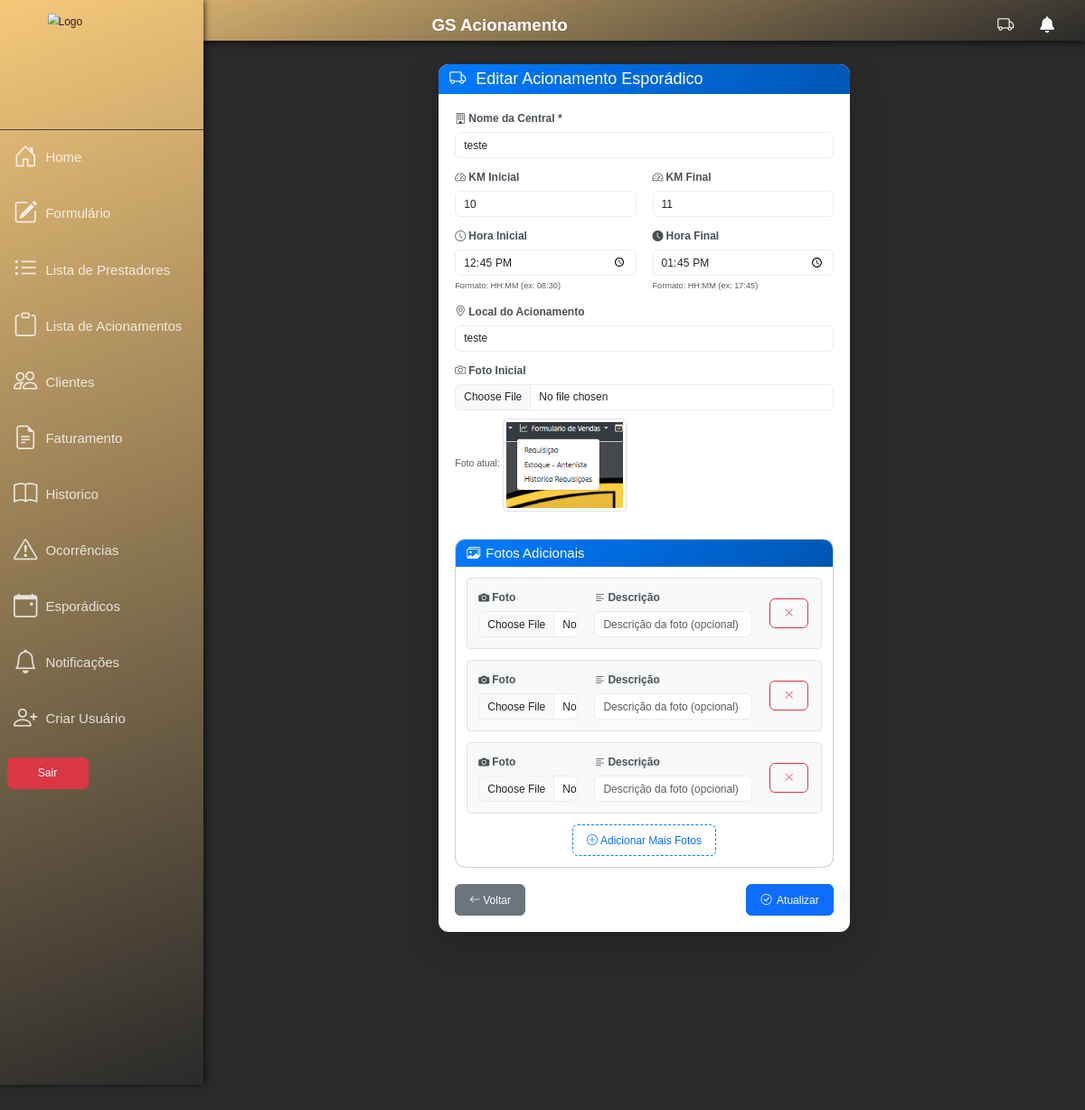
Page /esporadico/esporadico/3/editar/ (signed in) on the committed database.
### esporadico/models.py (models this page shows, shortened)
class Esporadico(models.Model):
    nome_central = models.CharField(max_length=255)
    data_acionamento = models.DateTimeField(auto_now_add=True, verbose_name='Data e Hora do Acionamento')
    km_inicial = models.IntegerField(null=True, blank=True)
    foto_inicial = models.ImageField(upload_to='fotos_esporadicos/', null=True, blank=True)
    km_final = models.IntegerField(null=True, blank=True)
    local_acionamento = models.CharField(max_length=255, null=True, blank=True)
    criado_por = models.ForeignKey(User, on_delete=models.CASCADE, verbose_name='Criado por', related_name='esporadicos_criados', null=True, blank=True)
    hora_inicial = models.TimeField(null=True, blank=True, verbose_name='Hora Inicial')
    hora_final = models.TimeField(null=True, blank=True, verbose_name='Hora Final')
    valor_atribuido = models.DecimalField(max_digits=10, decimal_places=2, null=True, blank=True, verbose_name='Valor Atribuído')
    valor_calculado = models.DecimalField(max_digits=15, decimal_places=2, null=True, blank=True, verbose_name='Valor Calculado')
    class Meta:
        verbose_name = 'Acionamento Esporádico'
        verbose_name_plural = 'Acionamentos Esporádicos'
        ordering = ['-data_acionamento']

### esporadico/views.py (the view)
# urls.py: path('esporadico/<int:pk>/editar/', esporadico_update_view, name='esporadico_update'),
def esporadico_update_view(request, pk):
    esporadico = get_object_or_404(Esporadico, pk=pk)
    if esporadico.criado_por != request.user:
        raise PermissionDenied("Você não tem permissão para editar este registro.")
    if request.method == 'POST':
        form = EsporadicoUpdateForm(request.POST, request.FILES, instance=esporadico)
        formset = FotoEsporadicoFormSet(request.POST, request.FILES, instance=esporadico)
        if form.is_valid() and formset.is_valid():
            form.save()
            formset.save()
            messages.success(request, 'Acionamento esporádico atualizado com sucesso!')
            return redirect('esporadico_list')
    else:
        form = EsporadicoUpdateForm(instance=esporadico)
        formset = FotoEsporadicoFormSet(instance=esporadico)
    context = {
        'form': form,
        'formset': formset,
        'object': esporadico,
    }
    return render(request, 'esporadico_form.html', context)

### esporadico/forms.py
class EsporadicoUpdateForm(forms.ModelForm):
    class Meta:
        model = Esporadico
        fields = ['nome_central', 'km_inicial', 'foto_inicial', 'km_final', 'local_acionamento', 'hora_inicial', 'hora_final']
        widgets = {
            'nome_central': forms.TextInput(attrs={'class': 'form-control', 'placeholder': 'Digite o nome da central'}),
            'km_inicial': forms.NumberInput(attrs={'class': 'form-control', 'placeholder': 'KM inicial'}),
            'km_final': forms.NumberInput(attrs={'class': 'form-control', 'placeholder': 'KM final'}),
            'local_acionamento': forms.TextInput(attrs={'class': 'form-control', 'placeholder': 'Local do acionamento'}),
            'foto_inicial': forms.FileInput(attrs={'class': 'form-control'}),
            'hora_inicial': forms.TimeInput(attrs={'class': 'form-control', 'type': 'time'}),
            'hora_final': forms.TimeInput(attrs={'class': 'form-control', 'type': 'time'}),
        }

### esporadico/templates/esporadico_form.html (shortened to what this page needs)
{% extends 'base.html' %}
{% load static %}
{% block content %}
<div class="container-fluid mt-4">
    <div class="row justify-content-center">
        <div class="col-md-8 col-lg-6">
            <div class="card shadow-lg border-0">
                <div class="card-header bg-primary text-white">
                    <h4 class="mb-0">
                        <i class="bi bi-truck me-2"></i>
                        {% if form.instance.pk %}
                            Editar Acionamento Esporádico
                        {% else %}
                            Novo Acionamento Esporádico
                        {% endif %}
                    </h4>
                </div>
                <div class="card-body p-4">
                    <form method="post" enctype="multipart/form-data" class="needs-validation" novalidate>
                        <div class="row">
                            <div class="col-12 mb-3">
                                <label for="{{ form.nome_central.id_for_label }}" class="form-label fw-bold">
                                    <i class="bi bi-building me-1"></i>Nome da Central *
                                </label>
                                {{ form.nome_central }}
                            </div>
                            <div class="{% if form.instance.pk %}col-md-6{% else %}col-12{% endif %} mb-3">
                                <label for="{{ form.km_inicial.id_for_label }}" class="form-label fw-bold">
                                    <i class="bi bi-speedometer2 me-1"></i>KM Inicial
                                </label>
                                {{ form.km_inicial }}
                            </div>
                            {% if form.instance.pk %}
                            <div class="col-md-6 mb-3">
                                <label for="{{ form.km_final.id_for_label }}" class="form-label fw-bold">
                                    <i class="bi bi-speedometer2 me-1"></i>KM Final
                                </label>
                                {{ form.km_final }}
                            </div>
                            {% endif %}
                            {% if form.instance.pk %}
                            <div class="col-md-6 mb-3">
                                <label for="{{ form.hora_inicial.id_for_label }}" class="form-label fw-bold">
                                    <i class="bi bi-clock me-1"></i>Hora Inicial
                                </label>
                                {{ form.hora_inicial }}
                                <div class="form-text">
                                    <small class="text-muted">Formato: HH:MM (ex: 08:30)</small>
                                </div>
                            </div>
                            {% endif %}
                            {% if form.instance.pk %}
                            <div class="col-md-6 mb-3">
                                <label for="{{ form.hora_final.id_for_label }}" class="form-label fw-bold">
                                    <i class="bi bi-clock-fill me-1"></i>Hora Final
                                </label>
                                {{ form.hora_final }}
                                <div class="form-text">
                                    <small class="text-muted">Formato: HH:MM (ex: 17:45)</small>
                                </div>
                            </div>
                            {% endif %}
                            <div class="col-12 mb-3">
                                <label for="{{ form.local_acionamento.id_for_label }}" class="form-label fw-bold">
                                    <i class="bi bi-geo-alt me-1"></i>Local do Acionamento
                                </label>
                                {{ form.local_acionamento }}
                            </div>
                            <div class="col-12 mb-3">
                                <label for="{{ form.foto_inicial.id_for_label }}" class="form-label fw-bold">
                                    <i class="bi bi-camera me-1"></i>Foto Inicial
                                </label>
                                {{ form.foto_inicial }}
                                {% if form.instance.foto_inicial %}
                                    <div class="mt-2">
                                        <small class="text-muted">Foto atual:</small>
                                        <img src="{{ form.instance.foto_inicial.url }}"
                                             alt="Foto atual"
                                             class="img-thumbnail mt-1"
                                             style="max-width: 200px; max-height: 150px;">
                                    </div>
                                {% endif %}
                            </div>
                        </div>
                        {% if form.instance.pk and formset %}
                        <div class="card mt-4">
                            <div class="card-header bg-secondary text-white">
                                <h5 class="mb-0">
                                    <i class="bi bi-images me-2"></i>Fotos Adicionais
                                </h5>
                            </div>
                            <div class="card-body">
                                {% for form_foto in formset %}
                                    <div class="foto-form-row border rounded p-3 mb-3" data-form-index="{{ forloop.counter0 }}">
                                        <div class="row align-items-center">
                                            <div class="col-md-4">
                                                <label class="form-label fw-bold">
                                                    <i class="bi bi-camera-fill me-1"></i>Foto
                                                </label>
                                                {{ form_foto.foto }}
                                            </div>
                                            <div class="col-md-6">
                                                <label class="form-label fw-bold">
                                                    <i class="bi bi-text-left me-1"></i>Descrição
                                                </label>
                                                {{ form_foto.descricao }}
                                            </div>
                                            <div class="col-md-2 text-center">
                                                {% if form_foto.instance.pk %}
                                                    <label class="form-label fw-bold text-danger">
                                                        <i class="bi bi-trash me-1"></i>Excluir
                                                    </label>
                                                    {{ form_foto.DELETE }}
                                                {% else %}
                                                    <button type="button" class="btn btn-outline-danger btn-sm remove-foto-form">
                                                        <i class="bi bi-x-lg"></i>
                                                    </button>
                                                {% endif %}
                                            </div>
                                        </div>
                                    </div>
                                {% endfor %}
                                <div class="text-center mt-3">
                                    <button type="button" class="btn btn-outline-primary" id="add-foto-form">
                                        <i class="bi bi-plus-circle me-1"></i>Adicionar Mais Fotos
                                    </button>
                                </div>
                            </div>
                        </div>
                        {% endif %}
                        <div class="row mt-4">
                            <div class="col-12 d-flex justify-content-between">
                                <a href="{% url 'esporadico_list' %}" class="btn btn-secondary">
                                    <i class="bi bi-arrow-left me-1"></i>Voltar
                                </a>
                                <button type="submit" class="btn btn-primary">
                                    <i class="bi bi-check-circle me-1"></i>
                                    {% if form.instance.pk %}
                                        Atualizar
                                    {% else %}
                                        Salvar
                                    {% endif %}
                                </button>
                            </div>
                        </div>
                    </form>
                </div>
            </div>
        </div>
    </div>
</div>
{% endblock %}

### core/templates/base.html (style rules this page uses)
body { zoom: 0.75; margin: 0; font-family: sans-serif; background-color: #2a2a2a; background-size: 50% auto; opacity: 0; animation: fadeIn 1s forwards; }

### esporadico/templates/esporadico_form.html (style rules this page uses)
.card { border-radius: 15px; overflow: hidden; }
.card-header { background: linear-gradient(135deg, #007bff, #0056b3) !important; border: none; }
.form-control { border-radius: 8px; border: 2px solid #e9ecef; transition: all 0.3s ease; }
.btn { border-radius: 8px; padding: 10px 20px; font-weight: 500; transition: all 0.3s ease; }
.form-label { color: #495057; margin-bottom: 0.5rem; }
.foto-form-row { background-color: #f8f9fa; border: 2px solid #dee2e6 !important; transition: all 0.3s ease; }
#add-foto-form { border: 2px dashed #007bff; background: transparent; transition: all 0.3s ease; }
.remove-foto-form { border: 2px solid #dc3545; transition: all 0.3s ease; }

### rows in the picture
Esporadico: nome_central "teste", km_inicial "10", km_final "11", hora_inicial "12:45:00", hora_final "13:45:00", local_acionamento "teste", instance.foto_inicial (picture)
